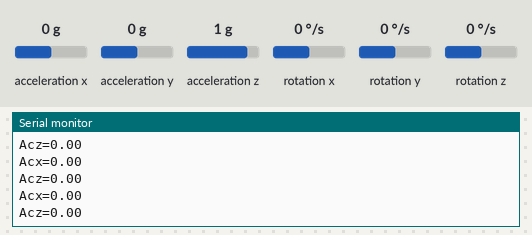
A sketch run on a simulated Arduino Uno, built with avr-gcc and run on an emulated ATmega328P. Parts: the last lines printed to the serial monitor. Wiring (inferred from the names in the program): MPU-6050 motion sensor at I2C address 0x68. Inputs (shaded band) come from the test bench; at power-on: acceleration x 0 g, acceleration z 1 g, acceleration y 0 g, rotation x 0 °/s, rotation y 0 °/s, rotation z 0 °/s.

Above: at 1.2 s.
1.3 s: acceleration x set to -1.4 g
At 1.57 s:
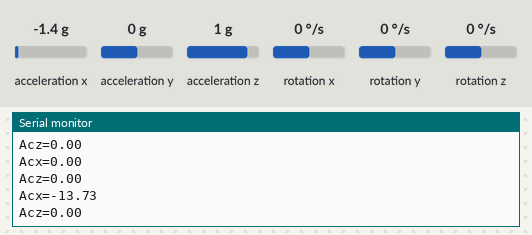
2.8 s: acceleration z set to -1.4 g
At 3.25 s:
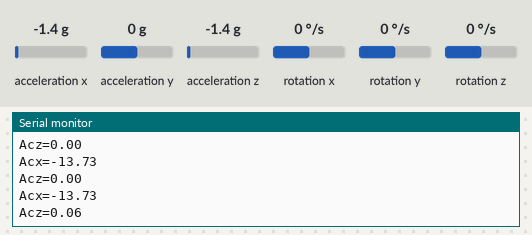
4.3 s: acceleration x set to -0.8 g
At 4.59 s:
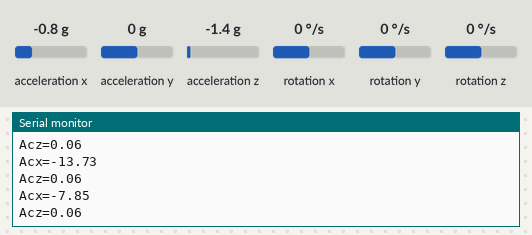
Timing chart, 0 to 7.3 s (numbered marks = the images above; inputs shaded):
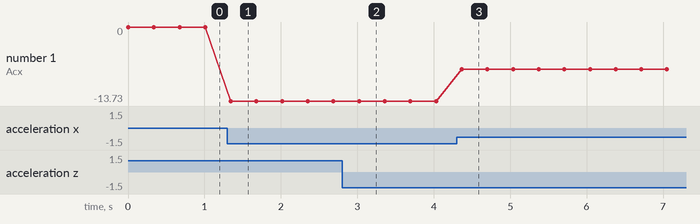

The sketch:

Lab3_Acceleration_sensor.ino
```cpp
//milad jalilzadeh
#include<Wire.h>
const int MPU_addr=0x68;  // I2C address of the MPU-6050
int16_t AcX,AcY,AcZ,Tmp,GyX,GyY,GyZ;
float Acx,Acy,Acz,tmp;
void setup(){
  Wire.begin();
  Wire.beginTransmission(MPU_addr);
  Wire.write(0x6B);  // PWR_MGMT_1 register
  Wire.write(0);     // set to zero (wakes up the MPU-6050)
  Wire.endTransmission(true);
  Serial.begin(9600);
}
void loop(){
  Wire.beginTransmission(MPU_addr);
  Wire.write(0x3B);  // starting with register 0x3B (ACCEL_XOUT_H)
  Wire.endTransmission(false);
  Wire.requestFrom(MPU_addr,14,true);  // request a total of 14 registers
  AcX=Wire.read()<<8|Wire.read();  // 0x3B (ACCEL_XOUT_H) & 0x3C (ACCEL_XOUT_L)
  AcY=Wire.read()<<8|Wire.read();  // 0x3D (ACCEL_YOUT_H) & 0x3E (ACCEL_YOUT_L)
  AcZ=Wire.read()<<16|Wire.read();
  Tmp=Wire.read()<<8|Wire.read();  // 0x41 (TEMP_OUT_H) & 0x42 (TEMP_OUT_L)
  GyX=Wire.read()<<8|Wire.read();  // 0x43 (GYRO_XOUT_H) & 0x44 (GYRO_XOUT_L)
  GyY=Wire.read()<<8|Wire.read();  // 0x45 (GYRO_YOUT_H) & 0x46 (GYRO_YOUT_L)
  GyZ=Wire.read()<<8|Wire.read();  // 0x47 (GYRO_ZOUT_H) & 0x48 (GYRO_ZOUT_L)

  Acx=AcX/16384.00*9.81;
  Acy=AcY/2048.00*9.81;
  Acz=AcZ/16384.00*9.81;
  tmp=Tmp/340.00+4;

 Serial.print("Acx="); Serial.println(Acx);
 Serial.print("Acz="); Serial.println(Acz);

  delay(333);
}
```

Measured:
- after the input at 1.3 s, the serial monitor: prints a new line after 0.05 s (image 1)
- after the input at 2.8 s, the serial monitor: prints a new line after 0.24 s (image 2)
- after the input at 4.3 s, the serial monitor: prints a new line after 0.07 s (image 3)
- plotted number 1: 0 → -13.73 after the input at 1.3 s, -13.73 → -7.85 after the input at 4.3 s
